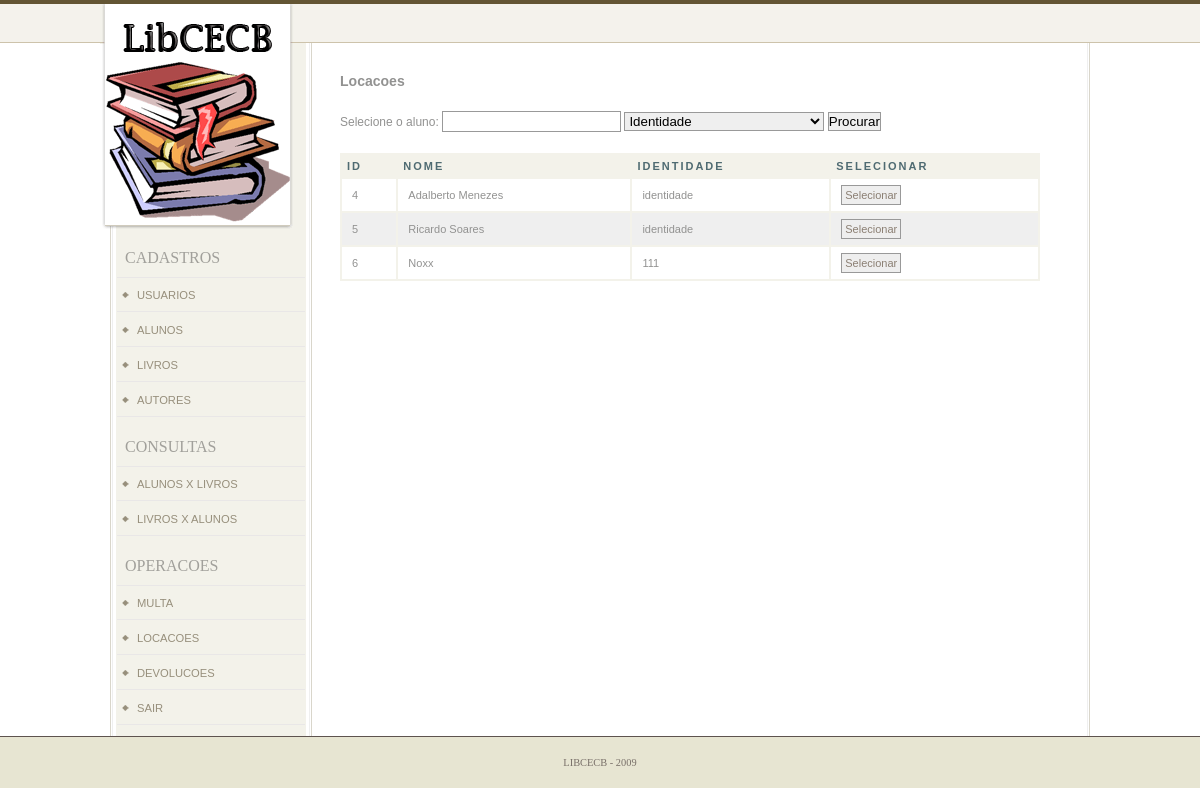
Screenshot of /index.php?area=locacao (signed in) with the database file from the repository.
### global.php (called while the page is built, shortened)
<?
    $maximo = 10;
?>

### ct_locacao_lista.php (the view, shortened to what this page needs)
<?
$pagina = $_GET["pagina"];
if($pagina == "") {
    $pagina = "1";
}
if(!empty ($_REQUEST['filtroVal']))
{
    $where = " WHERE {$_REQUEST['filtro']} like '%{$_REQUEST['filtroVal']}%' ";
}
else
{
    $where = "";
}
$inicio = $pagina - 1;
$inicio = $maximo * $inicio;
$sel['0'] = "";
$sel['1'] = "";
?>
<h3>Locacoes</h3>
<form name="filtro" method="GET" action="<?=$_SERVER['PHP_SELF'];?>">
<div id="filtro">
     Selecione o aluno: <input type="text" name="filtroVal" value="<?=$_REQUEST['filtroVal']?>">
     <select name="filtro">
         <option value="identidade_aluno" <?=$sel['0'];?>>Identidade</option>
     </select>
     <input type="submit" name="procurar" value="Procurar" />
</div>
</form>
<table id="mytable" cellspacing="0">
    <tr>
        <th scope="col">Id</th>
        <th scope="col">Nome</th>
        <th scope="col">Identidade</th>
        <th scope="col">Selecionar</th>
    </tr>
    <?
        $sql = "SELECT id, nome_aluno,identidade_aluno FROM alunos {$where} ORDER BY id  limit {$inicio},{$maximo}";
        $result = mysql_query($sql);
        $temp = 0;
        while($row = mysql_fetch_array($result))
        {
            if(($temp % 2) == 0 )
            {
                    $class_alt = "";
            }
            else
            {
                    $class_alt = "class='alt'";
            }
    ?>
    <tr>
        <td <?=$class_alt;?>><?=$row["id"];?></td>
        <td <?=$class_alt;?>><?=$row["nome_aluno"];?></td>
        <td <?=$class_alt;?>><?=$row["identidade_aluno"];?></td>
        <td <?=$class_alt;?>><a class="botao" href="index.php?area=locacao&acao=locar&id_aluno=<?=$row["id"];?>">Selecionar</a></td>
    </tr>
    <?
            $temp++;
        }
    ?>
</table>

### css/main.css (style rules this page uses)
* { padding:0; margin:0; }
h1, h2, h3, h4, h5, h6, p, pre, blockquote, form, label, ul, ol, dl, fieldset, address { margin:20px 0; }
body { text-align: center; font-size: 1em; font-family: Verdana, sans-serif; }
div#content-inner a:link, div#content-inner a:visited { color: #8b7f73; text-decoration: none; }
#mytable { width: 700px; padding: 0; margin: 0; font: 11px "Trebuchet MS", Verdana, Arial, Helvetica, sans-serif; border: solid thin #F3F2EA; }
#mytable th { font: bold 11px "Trebuchet MS", Verdana, Arial, Helvetica, sans-serif; color: #4f6b72; letter-spacing: 2px; text-transform: uppercase; text-align: left; padding: 6px; background-color: #F3F2EA; }
#mytable td { padding: 10px; border: solid thin #F3F2EA; background: #fff; }
#mytable td.alt { background: #EFEFEF; }
.botao { border: solid 1px #999; background-color: #eeeeee; font-weight: bold; padding:3px; cursor: pointer; color: Gray; text-decoration: none; font: 11px "Trebuchet MS", Verdana, Arial, Helvetica, sans-serif; }
#filtro { vertical-align:top; }
#filtro input { border: solid 1px #999; height:19px; }
#filtro select { border: solid 1px #999; width:200px; }

### rows the page displays
alunos: id "4", nome_aluno "Adalberto Menezes", identidade_aluno "identidade"
alunos: id "5", nome_aluno "Ricardo Soares", identidade_aluno "identidade"
alunos: id "6", nome_aluno "Noxx", identidade_aluno "111"
